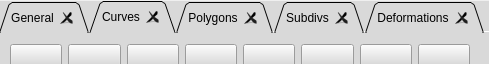
<?xml version="1.0" encoding="UTF-8"?>
<ui version="4.0">
 <class>mysliderform</class>
 <widget class="QWidget" name="mysliderform">
  <property name="geometry">
   <rect>
    <x>0</x>
    <y>0</y>
    <width>489</width>
    <height>64</height>
   </rect>
  </property>
  <property name="windowTitle">
   <string>mysliderform</string>
  </property>
  <property name="styleSheet">
   <string notr="true"/>
  </property>
  <widget class="QTabWidget" name="tabWidget">
   <property name="geometry">
    <rect>
     <x>-1</x>
     <y>1</y>
     <width>492</width>
     <height>67</height>
    </rect>
   </property>
   <property name="styleSheet">
    <string notr="true">background-color: rgb(217, 217, 217);</string>
   </property>
   <property name="tabPosition">
    <enum>QTabWidget::North</enum>
   </property>
   <property name="tabShape">
    <enum>QTabWidget::Triangular</enum>
   </property>
   <property name="currentIndex">
    <number>1</number>
   </property>
   <property name="documentMode">
    <bool>true</bool>
   </property>
   <property name="tabsClosable">
    <bool>true</bool>
   </property>
   <property name="movable">
    <bool>true</bool>
   </property>
   <widget class="QWidget" name="tab">
    <attribute name="title">
     <string>General</string>
    </attribute>
    <widget class="QWidget" name="horizontalLayoutWidget">
     <property name="geometry">
      <rect>
       <x>3</x>
       <y>1</y>
       <width>482</width>
       <height>45</height>
      </rect>
     </property>
     <layout class="QHBoxLayout" name="horizontalLayout">
      <property name="sizeConstraint">
       <enum>QLayout::SetMaximumSize</enum>
      </property>
      <item>
       <widget class="QPushButton" name="pushButton_7">
        <property name="sizePolicy">
         <sizepolicy hsizetype="Minimum" vsizetype="Expanding">
          <horstretch>0</horstretch>
          <verstretch>0</verstretch>
         </sizepolicy>
        </property>
        <property name="styleSheet">
         <string notr="true">background-image: url(:/icons/actions/22x22/modulemesh.png);</string>
        </property>
        <property name="text">
         <string/>
        </property>
       </widget>
      </item>
      <item>
       <widget class="QPushButton" name="pushButton_6">
        <property name="sizePolicy">
         <sizepolicy hsizetype="Minimum" vsizetype="Expanding">
          <horstretch>0</horstretch>
          <verstretch>0</verstretch>
         </sizepolicy>
        </property>
        <property name="styleSheet">
         <string notr="true">background-image: url(:/icons/actions/22x22/modulemesh.png);</string>
        </property>
        <property name="text">
         <string/>
        </property>
       </widget>
      </item>
      <item>
       <widget class="QPushButton" name="pushButton_5">
        <property name="sizePolicy">
         <sizepolicy hsizetype="Minimum" vsizetype="Expanding">
          <horstretch>0</horstretch>
          <verstretch>0</verstretch>
         </sizepolicy>
        </property>
        <property name="styleSheet">
         <string notr="true">background-image: url(:/icons/actions/22x22/modulemesh.png);</string>
        </property>
        <property name="text">
         <string/>
        </property>
       </widget>
      </item>
      <item>
       <widget class="QPushButton" name="pushButton_4">
        <property name="sizePolicy">
         <sizepolicy hsizetype="Minimum" vsizetype="Expanding">
          <horstretch>0</horstretch>
          <verstretch>0</verstretch>
         </sizepolicy>
        </property>
        <property name="styleSheet">
         <string notr="true">background-image: url(:/icons/actions/22x22/modulemesh.png);</string>
        </property>
        <property name="text">
         <string/>
        </property>
       </widget>
      </item>
      <item>
       <widget class="QPushButton" name="pushButton_3">
        <property name="sizePolicy">
         <sizepolicy hsizetype="Minimum" vsizetype="Expanding">
          <horstretch>0</horstretch>
          <verstretch>0</verstretch>
         </sizepolicy>
        </property>
        <property name="styleSheet">
         <string notr="true">background-image: url(:/icons/actions/22x22/modulemesh.png);</string>
        </property>
        <property name="text">
         <string/>
        </property>
       </widget>
      </item>
      <item>
       <widget class="QPushButton" name="pushButton_8">
        <property name="sizePolicy">
         <sizepolicy hsizetype="Minimum" vsizetype="Expanding">
          <horstretch>0</horstretch>
          <verstretch>0</verstretch>
         </sizepolicy>
        </property>
        <property name="styleSheet">
         <string notr="true">background-image: url(:/icons/actions/22x22/modulemesh.png);</string>
        </property>
        <property name="text">
         <string/>
        </property>
       </widget>
      </item>
      <item>
       <widget class="QPushButton" name="pushButton_9">
        <property name="sizePolicy">
         <sizepolicy hsizetype="Minimum" vsizetype="Expanding">
          <horstretch>0</horstretch>
          <verstretch>0</verstretch>
         </sizepolicy>
        </property>
        <property name="styleSheet">
         <string notr="true">background-image: url(:/icons/actions/22x22/modulemesh.png);</string>
        </property>
        <property name="text">
         <string/>
        </property>
       </widget>
      </item>
      <item>
       <widget class="QPushButton" name="pushButton_2">
        <property name="sizePolicy">
         <sizepolicy hsizetype="Minimum" vsizetype="Expanding">
          <horstretch>0</horstretch>
          <verstretch>0</verstretch>
         </sizepolicy>
        </property>
        <property name="styleSheet">
         <string notr="true">background-image: url(:/icons/actions/22x22/modulemesh.png);</string>
        </property>
        <property name="text">
         <string/>
        </property>
       </widget>
      </item>
     </layout>
    </widget>
   </widget>
   <widget class="QWidget" name="Curves">
    <attribute name="title">
     <string>Curves</string>
    </attribute>
    <widget class="QWidget" name="horizontalLayoutWidget_2">
     <property name="geometry">
      <rect>
       <x>0</x>
       <y>0</y>
       <width>482</width>
       <height>45</height>
      </rect>
     </property>
     <layout class="QHBoxLayout" name="horizontalLayout_2">
      <property name="sizeConstraint">
       <enum>QLayout::SetMaximumSize</enum>
      </property>
      <item>
       <widget class="QPushButton" name="pushButton_10">
        <property name="sizePolicy">
         <sizepolicy hsizetype="Minimum" vsizetype="Expanding">
          <horstretch>0</horstretch>
          <verstretch>0</verstretch>
         </sizepolicy>
        </property>
        <property name="styleSheet">
         <string notr="true">background-image: url(:/icons/actions/22x22/modulemesh.png);</string>
        </property>
        <property name="text">
         <string/>
        </property>
       </widget>
      </item>
      <item>
       <widget class="QPushButton" name="pushButton_11">
        <property name="sizePolicy">
         <sizepolicy hsizetype="Minimum" vsizetype="Expanding">
          <horstretch>0</horstretch>
          <verstretch>0</verstretch>
         </sizepolicy>
        </property>
        <property name="styleSheet">
         <string notr="true">background-image: url(:/icons/actions/22x22/modulemesh.png);</string>
        </property>
        <property name="text">
         <string/>
        </property>
       </widget>
      </item>
      <item>
       <widget class="QPushButton" name="pushButton_12">
        <property name="sizePolicy">
         <sizepolicy hsizetype="Minimum" vsizetype="Expanding">
          <horstretch>0</horstretch>
          <verstretch>0</verstretch>
         </sizepolicy>
        </property>
        <property name="styleSheet">
         <string notr="true">background-image: url(:/icons/actions/22x22/modulemesh.png);</string>
        </property>
        <property name="text">
         <string/>
        </property>
       </widget>
      </item>
      <item>
       <widget class="QPushButton" name="pushButton_13">
        <property name="sizePolicy">
         <sizepolicy hsizetype="Minimum" vsizetype="Expanding">
          <horstretch>0</horstretch>
          <verstretch>0</verstretch>
         </sizepolicy>
        </property>
        <property name="styleSheet">
         <string notr="true">background-image: url(:/icons/actions/22x22/modulemesh.png);</string>
        </property>
        <property name="text">
         <string/>
        </property>
       </widget>
      </item>
      <item>
       <widget class="QPushButton" name="pushButton_14">
        <property name="sizePolicy">
         <sizepolicy hsizetype="Minimum" vsizetype="Expanding">
          <horstretch>0</horstretch>
          <verstretch>0</verstretch>
         </sizepolicy>
        </property>
        <property name="styleSheet">
         <string notr="true">background-image: url(:/icons/actions/22x22/modulemesh.png);</string>
        </property>
        <property name="text">
         <string/>
        </property>
       </widget>
      </item>
      <item>
       <widget class="QPushButton" name="pushButton_15">
        <property name="sizePolicy">
         <sizepolicy hsizetype="Minimum" vsizetype="Expanding">
          <horstretch>0</horstretch>
          <verstretch>0</verstretch>
         </sizepolicy>
        </property>
        <property name="styleSheet">
         <string notr="true">background-image: url(:/icons/actions/22x22/modulemesh.png);</string>
        </property>
        <property name="text">
         <string/>
        </property>
       </widget>
      </item>
      <item>
       <widget class="QPushButton" name="pushButton_16">
        <property name="sizePolicy">
         <sizepolicy hsizetype="Minimum" vsizetype="Expanding">
          <horstretch>0</horstretch>
          <verstretch>0</verstretch>
         </sizepolicy>
        </property>
        <property name="styleSheet">
         <string notr="true">background-image: url(:/icons/actions/22x22/modulemesh.png);</string>
        </property>
        <property name="text">
         <string/>
        </property>
       </widget>
      </item>
      <item>
       <widget class="QPushButton" name="pushButton_17">
        <property name="sizePolicy">
         <sizepolicy hsizetype="Minimum" vsizetype="Expanding">
          <horstretch>0</horstretch>
          <verstretch>0</verstretch>
         </sizepolicy>
        </property>
        <property name="styleSheet">
         <string notr="true">background-image: url(:/icons/actions/22x22/modulemesh.png);</string>
        </property>
        <property name="text">
         <string/>
        </property>
       </widget>
      </item>
     </layout>
    </widget>
   </widget>
   <widget class="QWidget" name="tab_2">
    <attribute name="title">
     <string>Polygons</string>
    </attribute>
   </widget>
   <widget class="QWidget" name="tab_3">
    <attribute name="title">
     <string>Subdivs</string>
    </attribute>
   </widget>
   <widget class="QWidget" name="tab_4">
    <attribute name="title">
     <string>Deformations</string>
    </attribute>
   </widget>
  </widget>
 </widget>
 <layoutdefault spacing="6" margin="11"/>
 <resources>
  <include location="resources/qocc.qrc"/>
 </resources>
 <connections/>
</ui>
